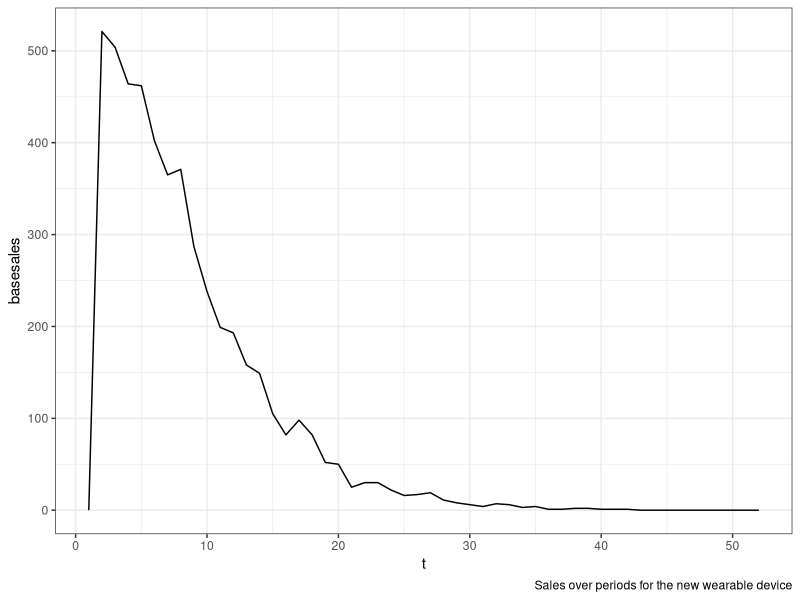
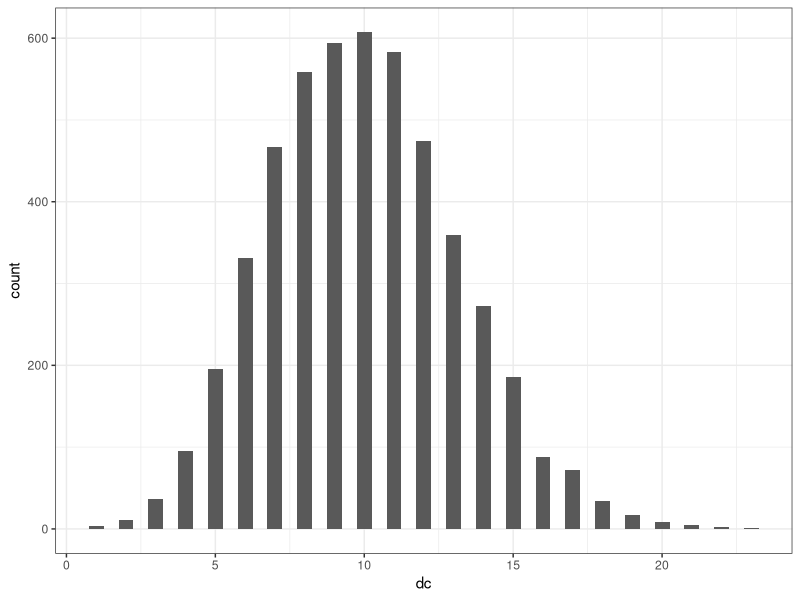
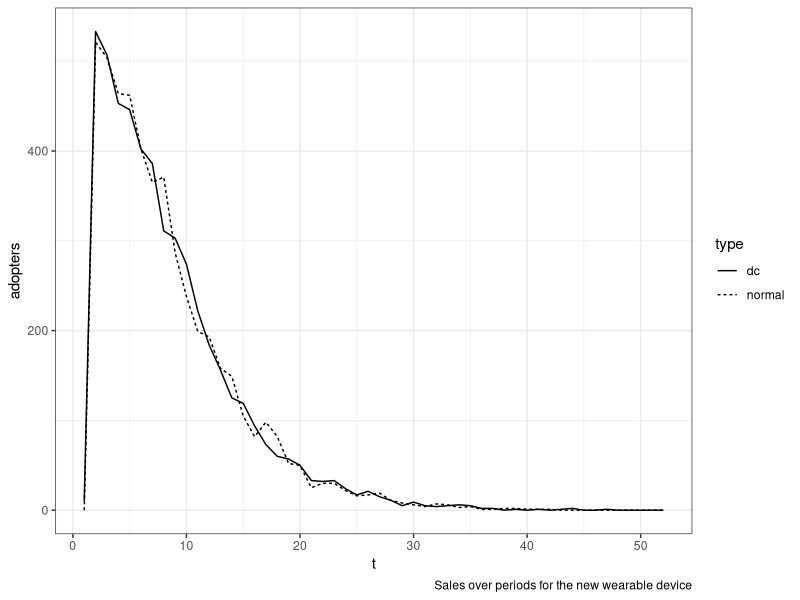
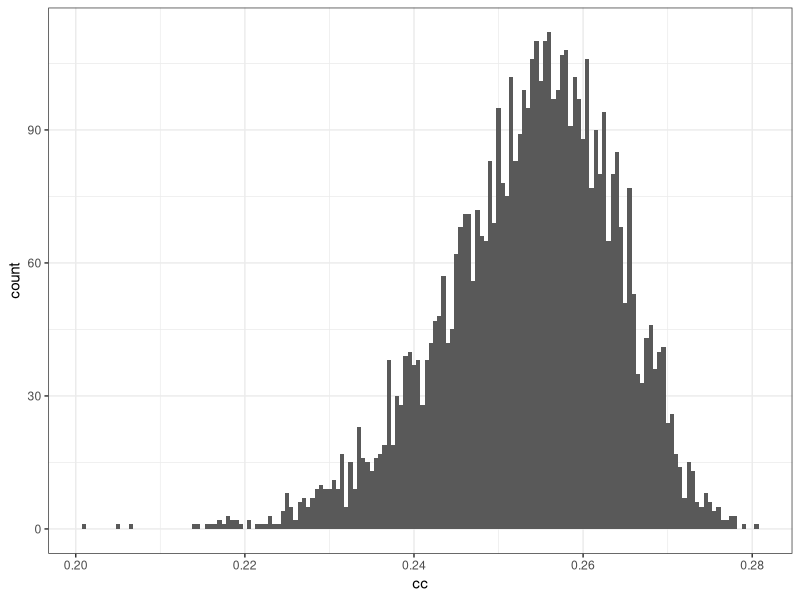
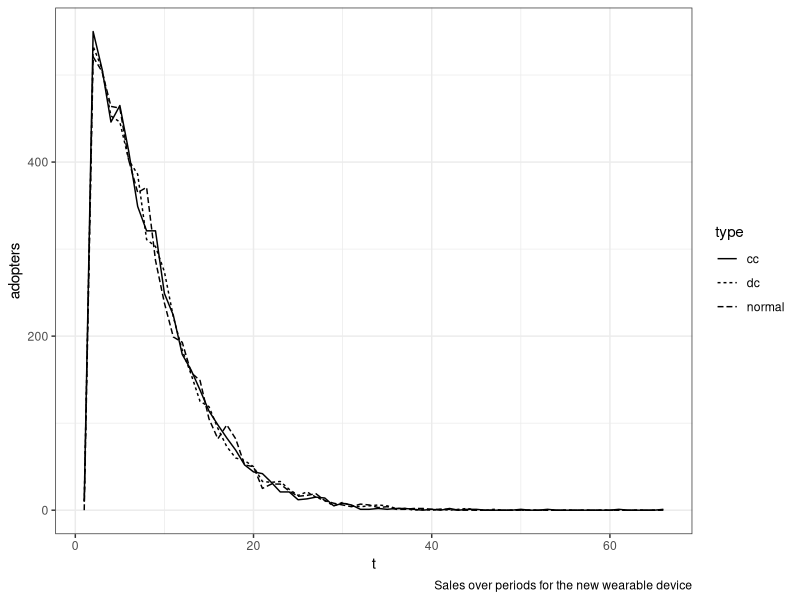
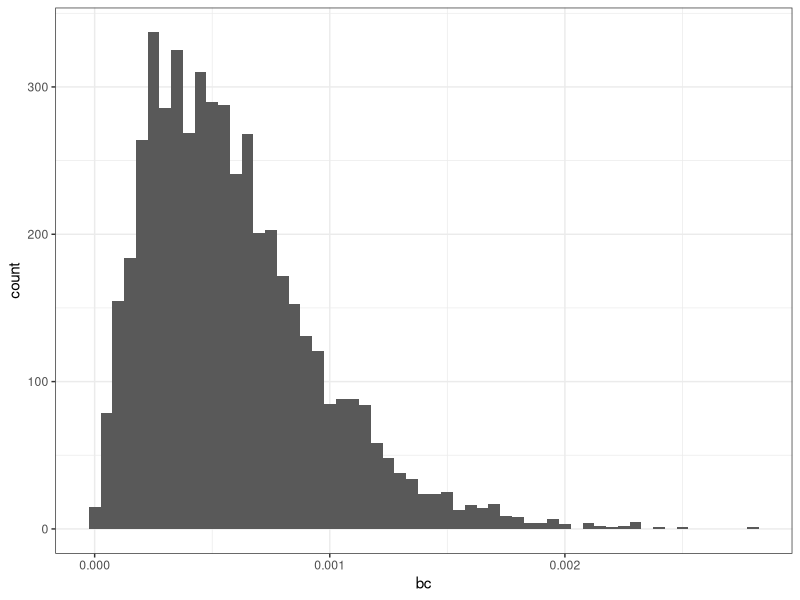
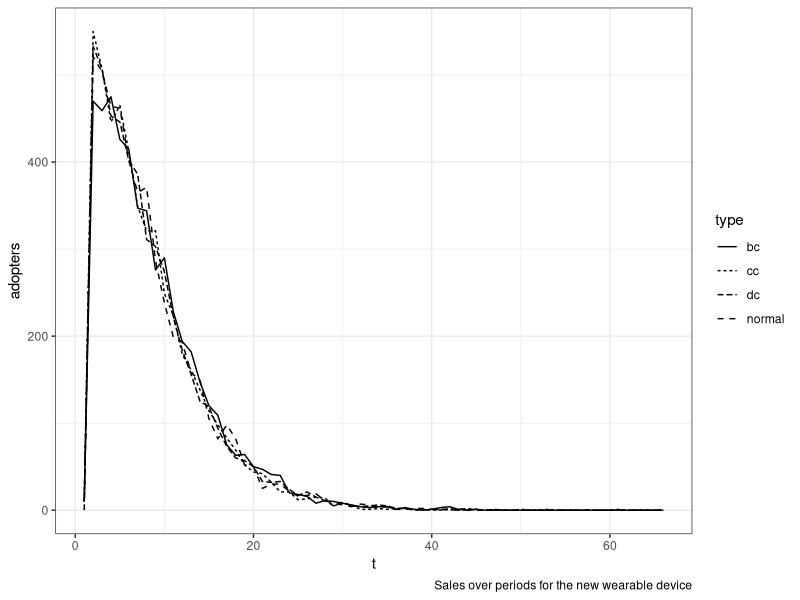

The R source for these figures, in order:
## ---- chunk 1

knitr::opts_chunk$set(echo = TRUE)
options(digits = 3)

## ---- chunk 2

rm(list = ls())
suppressMessages(library(igraph))
suppressMessages(library(ggplot2))
suppressMessages(library(dplyr))
suppressMessages(library(tidyr))
set.seed(123)

# create a graph
n <- 5000
g <- random.graph.game(n = n, p = 0.002)

# set parameters
setattr <- function(g, seeds = NULL) {
    # set vertex attributes
    V(g)$adopted <- 0
    if (length(seeds) > 0) {
      # seeds
      V(g)$adopted[seeds] <- 1
    }
    # set graph attributes
    graph_attr(g, "adopters") <- list(sum(V(g)$adopted))
    # return the graph
    return(g)
}

## ---- chunk 3

iteration <- function(g, p = 0.1, q = 0.01) {
    # Number of vertices
    N <- vcount(g)
    # find non-adopters
    non_adopters <- as.vector(V(g)[V(g)$adopted == 0])
    # get the adjacency matrix
    adjacencymat <- as_adjacency_matrix(g, sparse = TRUE)
    # extract relevant adjacency matrix
    na_adjacency <- adjacencymat[non_adopters, , drop = FALSE]
    # remove the large matrix object
    rm(adjacencymat)
    # initialize the number of adopters
    nums_adopted <- unlist(g$adopters)
    # initialize the number of periods in which continuous zero adopttion occurs
    num_test <- 0
    # iterate over all none-adopted vertices
    while (length(non_adopters) != 0 && num_test < 10) {
        # adopted judge
        # number of i's acquaintances who have adopted the good by time t
        mit <- as.vector(na_adjacency %*% V(g)$adopted)
        pit <- 1 - (1 - p) * (1 - q) ^ mit
        flag <- runif(length(non_adopters)) < pit
        # update the adopted status
        flagid <- non_adopters[which(flag == TRUE)]
        if (length(flagid)) {
            V(g)[flagid]$adopted <- TRUE
        }
        # update the non-adopters id
        nonflagid <- which(flag == FALSE)
        non_adopters <- non_adopters[flag == FALSE]
        # update the relevant adjacency matrix
        na_adjacency <- na_adjacency[nonflagid, , drop = FALSE]
        # update the number of new adopters
        nums_adopted <- c(nums_adopted, sum(flag))
        # update the number of periods in which continuous zero adopttion occurs
        if (sum(flag) == 0) {
            num_test <- num_test + 1
        }else {
            num_test <- 0
        }
    }
    # store as a graph attribute
    graph_attr(g, "adopters") <- list(nums_adopted)
    # return the graph
    return(g)
}

## ---- chunk 4

# create a function to calculate the NPV
npv <- function(sales, discount.rate = 0.05) {
  # calculate npv
  npv <- sum(sales / (1 + discount.rate) ^ (1:length(sales)))
  return(npv)
}

## ---- chunk 5

# base model
# set attributes
g.base <- setattr(g)
# diffusion process
g.base <- iteration(g.base)
# obtain the sales
sales.base <- graph_attr(g.base, "adopters")[[1]]
sales.base <- data.frame(t = 1:length(sales.base), basesales = sales.base)
# plot the sales
ggplot(sales.base, aes(x = t, y = basesales)) + geom_line() + labs(caption = "Sales over periods for the new wearable device") + theme_bw()

## ---- chunk 6

# print the results
npv.base <- npv(sales.base$basesales)
npvvec <- data.frame(npv.base = npv.base)
npvvec

## ---- chunk 7

# calculate degree centrality
dc <- degree(g)
# distribution of dc
data.frame(dc = dc) %>% ggplot(aes(x = dc)) + geom_histogram(binwidth = 0.5) + theme_bw()

## ---- chunk 8

# select 2/1000 actors as seeds
seedsize <- n * 0.002
seeds.dc <- order(dc, decreasing = T)[1:seedsize]
# print the dc of these seeds
dc[seeds.dc]

## ---- chunk 9

# set attributes
g.dc <- setattr(g, seeds = seeds.dc)
# diffusion process
g.dc <- iteration(g.dc)
# obtain the sales
sales.dc <- graph_attr(g.dc, "adopters")[[1]]

# create a data frame
t <- 1:max(length(sales.base$basesales), length(sales.dc))
# adding zeros
addzeros <- function(x, tmax) {
  if (length(x) < tmax) {
    # adding zeros
    x <- c(x, rep(0, tmax - length(x)))
  }
  # return
  return(x)
}
# apply for two vectors
illust.dat <- data.frame(t, normal = addzeros(sales.base$basesales, length(t)), dc = addzeros(sales.dc, length(t)))
illust.dat <- gather(illust.dat, "type", "adopters", 2:3)
# plot the results
ggplot(illust.dat, aes(x = t, y = adopters, linetype = type)) + geom_line() + labs(caption = "Sales over periods for the new wearable device") + theme_bw()

## ---- chunk 10

# calculate and compare NPV
npv.dc <- npv(sales.dc)
npvvec <- cbind(npvvec, npv.dc)
npvvec

## ---- chunk 11

# calculate closeness centrality
cc <- closeness(g, normalized = T)
# distribution of cc
data.frame(cc = cc) %>% ggplot(aes(x = cc)) + geom_histogram(binwidth = 5e-4) + theme_bw()

## ---- chunk 12

# select 2/1000 actors as seeds
seeds.cc <- order(cc, decreasing = T)[1:seedsize]
# print the cc of these seeds
cc[seeds.cc]

## ---- chunk 13

# set attributes
g.cc <- setattr(g, seeds = seeds.cc)
# diffusion process
g.cc <- iteration(g.cc)
# obtain the sales
sales.cc <- graph_attr(g.cc, "adopters")[[1]]

# create a data frame
t <- 1:max(length(sales.base$basesales), length(sales.dc), length(sales.cc))
# adding zeros
addzeros <- function(x, tmax) {
  if (length(x) < tmax) {
    # adding zeros
    x <- c(x, rep(0, tmax - length(x)))
  }
  # return
  return(x)
}
# apply for two vectors
illust.dat <- data.frame(t,
                         normal = addzeros(sales.base$basesales, length(t)),
                         dc = addzeros(sales.dc, length(t)),
                         cc = addzeros(sales.cc, length(t)))
illust.dat <- gather(illust.dat, "type", "adopters", 2:4)
# plot the results
ggplot(illust.dat, aes(x = t, y = adopters, linetype = type)) + geom_line() + labs(caption = "Sales over periods for the new wearable device") + theme_bw()

## ---- chunk 14

# calculate and compare NPV
npv.cc <- npv(sales.cc)
npvvec <- cbind(npvvec, npv.cc)
npvvec

## ---- chunk 15

# calculate betweenness centrality
bc <- betweenness(g, normalized = T)
# distribution of bc
data.frame(bc = bc) %>% ggplot(aes(x = bc)) + geom_histogram(binwidth = 5e-5) + theme_bw()

## ---- chunk 16

# select 2/1000 actors as seeds
seeds.bc <- order(bc, decreasing = T)[1:seedsize]
# print the bc of these seeds
bc[seeds.bc]

## ---- chunk 17

# set attributes
g.bc <- setattr(g, seeds = seeds.bc)
# diffusion process
g.bc <- iteration(g.bc)
# obtain the sales
sales.bc <- graph_attr(g.bc, "adopters")[[1]]

# create a data frame
t <- 1:max(length(sales.base$basesales), length(sales.dc), length(sales.cc), length(sales.bc))
# adding zeros
addzeros <- function(x, tmax) {
  if (length(x) < tmax) {
    # adding zeros
    x <- c(x, rep(0, tmax - length(x)))
  }
  # return
  return(x)
}
# apply for two vectors
illust.dat <- data.frame(t,
                         normal = addzeros(sales.base$basesales, length(t)),
                         dc = addzeros(sales.dc, length(t)),
                         cc = addzeros(sales.cc, length(t)),
                         bc = addzeros(sales.bc, length(t)))
illust.dat <- gather(illust.dat, "type", "adopters", 2:5)
# plot the results
ggplot(illust.dat, aes(x = t, y = adopters, linetype = type)) + geom_line() + labs(caption = "Sales over periods for the new wearable device") + theme_bw()

## ---- chunk 18

# calculate and compare NPV
npv.bc <- npv(sales.bc)
npvvec <- cbind(npvvec, npv.bc)
npvvec

